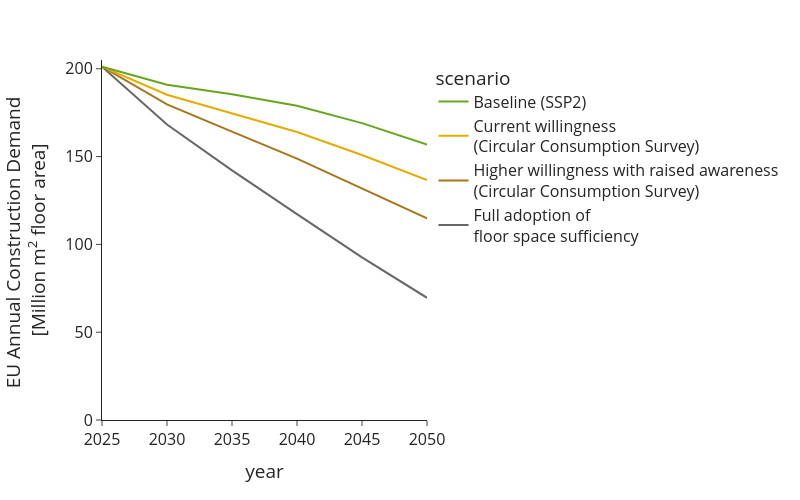

Source (notebook cell):
### Code cell
data = mat.groupby(level=[1,2]).sum(numeric_only=True).floor_new_Mm2.reset_index()
data.replace('SSP2-NUTS-BLD-CCS-dwn-high','SSP2-NUTS-BLD-CCS-high', inplace=True)
data = data.sort_values(['scenario', 'year'], ascending=False)
data = data.replace({'SSP2-NUTS-BLD':'Baseline (SSP2)', 
                     'SSP2-NUTS-BLD-DLS':'Full adoption of <br>floor space sufficiency', 
                     'SSP2-NUTS-BLD-CCS-dwn':'Current willingness <br>(Circular Consumption Survey)', 
                     'SSP2-NUTS-BLD-CCS-high':'Higher willingness with raised awareness <br>(Circular Consumption Survey)'}) #, 'SSP2-NUTS-BLD-CCS-shr':'Current willingness to share <br>(Circular Consumption Survey)', 'SSP2-NUTS-BLD-CCS-shr-uniform':'Current willingness to share - not stratified <br>(Circular Consumption Survey)', 'SSP2-NUTS-BLD-CCS-mov':'Current willingness to move <br>(Circular Consumption Survey)', 'SSP2-NUTS-BLD-CCS-mov-uniform':'Current willingness to move - not stratified <br>(Circular Consumption Survey)'})
fig = px.line(data, x="year", y="floor_new_Mm2", color="scenario", labels={"floor_new_Mm2":"EU Annual Construction Demand <br>[Million m<sup>2</sup> floor area]", 'variable':'Land use type', 'index':'year'}, template='simple_white', 
             color_discrete_sequence=px.colors.qualitative.Dark2_r)
fig.update_layout(width=800, height=500, legend={'traceorder': 'reversed'}, font=dict(size=16)) 
fig.update_yaxes(range=[0, 205]) 
fig.update_xaxes(range=[2025, 2050]) 
fig.write_image('plots/line_floor_new_SSP2-NUTS-BLD_Willing_stratified_DLS.svg')
fig.write_image('plots/line_floor_new_SSP2-NUTS-BLD_Willing_stratified_DLS.png')
fig.show()

### Figure 1 — Plotly figure (JSON) as saved in the notebook; plotly's stock layout.template omitted (floating-point values rounded to 4 significant figures)
{"data": [{"hovertemplate": "scenario=Full adoption of <br>floor space sufficiency<br>year=%{x}<br>EU Annual Construction Demand <br>[Million m<sup>2</sup> floor area]=%{y}<extra></extra>", "legendgroup": "Full adoption of <br>floor space sufficiency", "line": {"color": "rgb(102,102,102)", "dash": "solid"}, "marker": {"symbol": "circle"}, "mode": "lines", "name": "Full adoption of <br>floor space sufficiency", "orientation": "v", "showlegend": true, "type": "scatter", "x": [2050, 2045, 2040, 2035, 2030, 2025], "xaxis": "x", "y": [69.6, 92.56, 117.2, 142.2, 168.2, 201.2], "yaxis": "y"}, {"hovertemplate": "scenario=Higher willingness with raised awareness <br>(Circular Consumption Survey)<br>year=%{x}<br>EU Annual Construction Demand <br>[Million m<sup>2</sup> floor area]=%{y}<extra></extra>", "legendgroup": "Higher willingness with raised awareness <br>(Circular Consumption Survey)", "line": {"color": "rgb(166,118,29)", "dash": "solid"}, "marker": {"symbol": "circle"}, "mode": "lines", "name": "Higher willingness with raised awareness <br>(Circular Consumption Survey)", "orientation": "v", "showlegend": true, "type": "scatter", "x": [2060, 2055, 2050, 2045, 2040, 2035, 2030, 2025], "xaxis": "x", "y": [97.5, 104.8, 114.8, 132.0, 148.8, 164.2, 179.7, 201.2], "yaxis": "y"}, {"hovertemplate": "scenario=Current willingness <br>(Circular Consumption Survey)<br>year=%{x}<br>EU Annual Construction Demand <br>[Million m<sup>2</sup> floor area]=%{y}<extra></extra>", "legendgroup": "Current willingness <br>(Circular Consumption Survey)", "line": {"color": "rgb(230,171,2)", "dash": "solid"}, "marker": {"symbol": "circle"}, "mode": "lines", "name": "Current willingness <br>(Circular Consumption Survey)", "orientation": "v", "showlegend": true, "type": "scatter", "x": [2050, 2045, 2040, 2035, 2030, 2025], "xaxis": "x", "y": [136.6, 150.9, 164.0, 174.8, 185.2, 201.2], "yaxis": "y"}, {"hovertemplate": "scenario=Baseline (SSP2)<br>year=%{x}<br>EU Annual Construction Demand <br>[Million m<sup>2</sup> floor area]=%{y}<extra></extra>", "legendgroup": "Baseline (SSP2)", "line": {"color": "rgb(102,166,30)", "dash": "solid"}, "marker": {"symbol": "circle"}, "mode": "lines", "name": "Baseline (SSP2)", "orientation": "v", "showlegend": true, "type": "scatter", "x": [2060, 2055, 2050, 2045, 2040, 2035, 2030, 2025], "xaxis": "x", "y": [135.5, 144.6, 156.9, 169.1, 178.9, 185.5, 190.9, 201.2], "yaxis": "y"}], "layout": {"font": {"size": 16}, "height": 500, "legend": {"title": {"text": "scenario"}, "tracegroupgap": 0, "traceorder": "reversed"}, "margin": {"t": 60}, "width": 800, "xaxis": {"anchor": "y", "domain": [0, 1], "range": [2025, 2050], "title": {"text": "year"}}, "yaxis": {"anchor": "x", "domain": [0, 1], "range": [0, 205], "title": {"text": "EU Annual Construction Demand <br>[Million m<sup>2</sup> floor area]"}}}}
